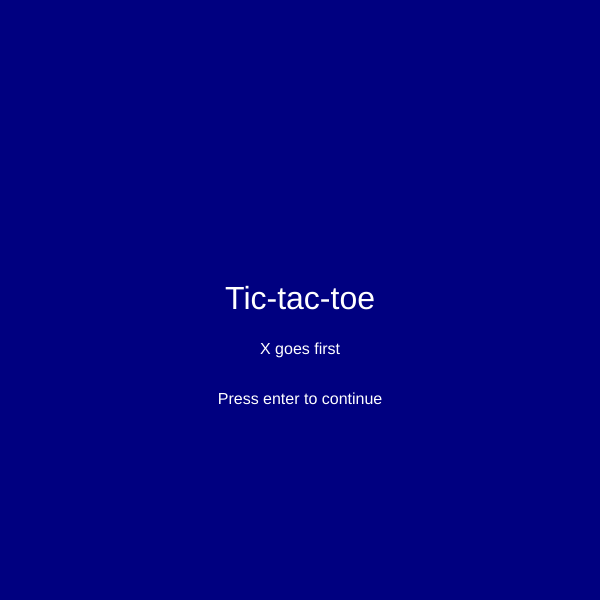
Frame 1 (no input)
Frame 60 (no input): identical to frame 1, image omitted
Frame 120 (the mouse pressed at the canvas centre since frame 60): identical to frame 1, image omitted

The p5.js sketch that drew this single still picture (run headless with seeded random() and noise() and a simulated clock; from frame 60 on, the mouse is pressed at the canvas centre):

// p5.js sketch
// ── sketch.js
let level = 0

let playerTurnX = true
let playerTurnY = false

let overBox1 = false
let overBox2 = false
let overBox3 = false
let overBox4 = false
let overBox5 = false
let overBox6 = false
let overBox7 = false
let overBox8 = false
let overBox9 = false

function setup() {
  createCanvas(600, 600)
}

function draw() {
  if (level === 0) {
    background(0, 0, 128)
    fill(255)
    textAlign(CENTER, CENTER)
    textSize(32)
    text('Tic-tac-toe', width/2, height/2)

    textSize(16)
    text('X goes first', width/2, height/2+50)
    text('Press enter to continue', width/2, height/2+100)
    if (keyIsDown(ENTER)) {
      level+=1
    }
  }
  if (level === 1) {
    background(0, 0, 128)

    let x = 0
    let y = 0
    let z = 0

    fill(255)
    while (x <= 250) { //top layer
      rect(x + 120, 100, 100, 100)
      x = x + 110
    }
    while (y <= 250) { //middle layer
      rect(y + 120, 210, 100, 100)
      y = y + 110
    }
    while (z <= 250) { //bottom layer
      rect(z + 120, 320, 100, 100)
      z = z + 110
    }
    if (overBox1 === true) {
      if (playerTurnX === true) {
        fill(0)
        rect(135, 120, 70, 70)
        overBox1X = true
      }
      if (playerTurnX === false) {
        fill(0)
        ellipse(170, 150, 80, 80)
        fill(255)
        ellipse(170, 150, 50, 50)
        overBox1X = false
      }
    }
    if (overBox4 === true) {
      fill(0)
      rect(135, 225, 70, 70)
    }
    fill(255)
    rect(500, 500, 60, 60)
    ellipse(450, 530, 60, 60)
    }
}


  function mousePressed() {
    //check if buttons have been pressed
    if (mouseX <= 480 && mouseX >= 420 && mouseY >= 500 && mouseY <= 558) {
        playerTurnX = false
      }

    //check if mouse is over a box
    if (mouseX <= 220 && mouseX >= 120 && mouseY >= 100 && mouseY <= 200) {
      overBox1 = true
    }
    if (mouseX <= 220 && mouseX >= 120 && mouseY >= 210 && mouseY <= 310) {
      overBox4 = true
    }
  }
